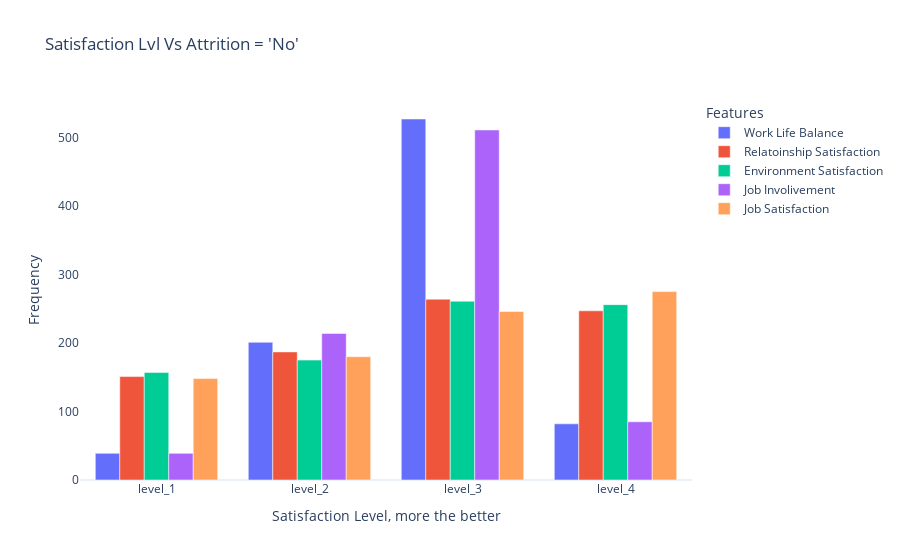

Notebook source saved alongside this figure:
### Code cell
#Now Lets plot them by satisfaction level and attrition No

fig = go.Figure()

fig.add_trace(go.Bar(x= attrition_n_work_life_bal.index.values, y= attrition_n_work_life_bal.Attrition_No, name="Work Life Balance"))


fig.add_trace(go.Bar(x= attrition_n_rel_satisfaction.index.values, y= attrition_n_rel_satisfaction.Attrition_No, name="Relatoinship Satisfaction"))
fig.add_trace(go.Bar(x= attrition_n_env_satisfaction.index.values, y= attrition_n_env_satisfaction.Attrition_No, name="Environment Satisfaction"))
fig.add_trace(go.Bar(x= attrition_n_job_involvement.index.values, y= attrition_n_job_involvement.Attrition_No, name="Job Involivement "))
fig.add_trace(go.Bar(x= attrition_n_job_satisfaction.index.values, y= attrition_n_job_satisfaction.Attrition_No, name="Job Satisfaction"))

fig.update_layout(title="Satisfaction Lvl Vs Attrition = 'No'", 
                 xaxis_title="Satisfaction Level, more the better",
                yaxis_title="Frequency",
                  template="plotly_white", 
                  xaxis_showgrid=False,
                  yaxis_showgrid=False,
                  legend_title="Features")

### Figure 1 — Plotly figure (JSON) as saved in the notebook; plotly's stock layout.template omitted (floating-point values rounded to 4 significant figures)
{"data": [{"name": "Work Life Balance", "type": "bar", "x": ["level_1", "level_2", "level_3", "level_4"], "y": [39, 201, 527, 82]}, {"name": "Relatoinship Satisfaction", "type": "bar", "x": ["level_1", "level_2", "level_3", "level_4"], "y": [151, 187, 264, 247]}, {"name": "Environment Satisfaction", "type": "bar", "x": ["level_1", "level_2", "level_3", "level_4"], "y": [157, 175, 261, 256]}, {"name": "Job Involivement ", "type": "bar", "x": ["level_1", "level_2", "level_3", "level_4"], "y": [39, 214, 511, 85]}, {"name": "Job Satisfaction", "type": "bar", "x": ["level_1", "level_2", "level_3", "level_4"], "y": [148, 180, 246, 275]}], "layout": {"legend": {"title": {"text": "Features"}}, "title": {"text": "Satisfaction Lvl Vs Attrition = 'No'"}, "xaxis": {"showgrid": false, "title": {"text": "Satisfaction Level, more the better"}}, "yaxis": {"showgrid": false, "title": {"text": "Frequency"}}}}
